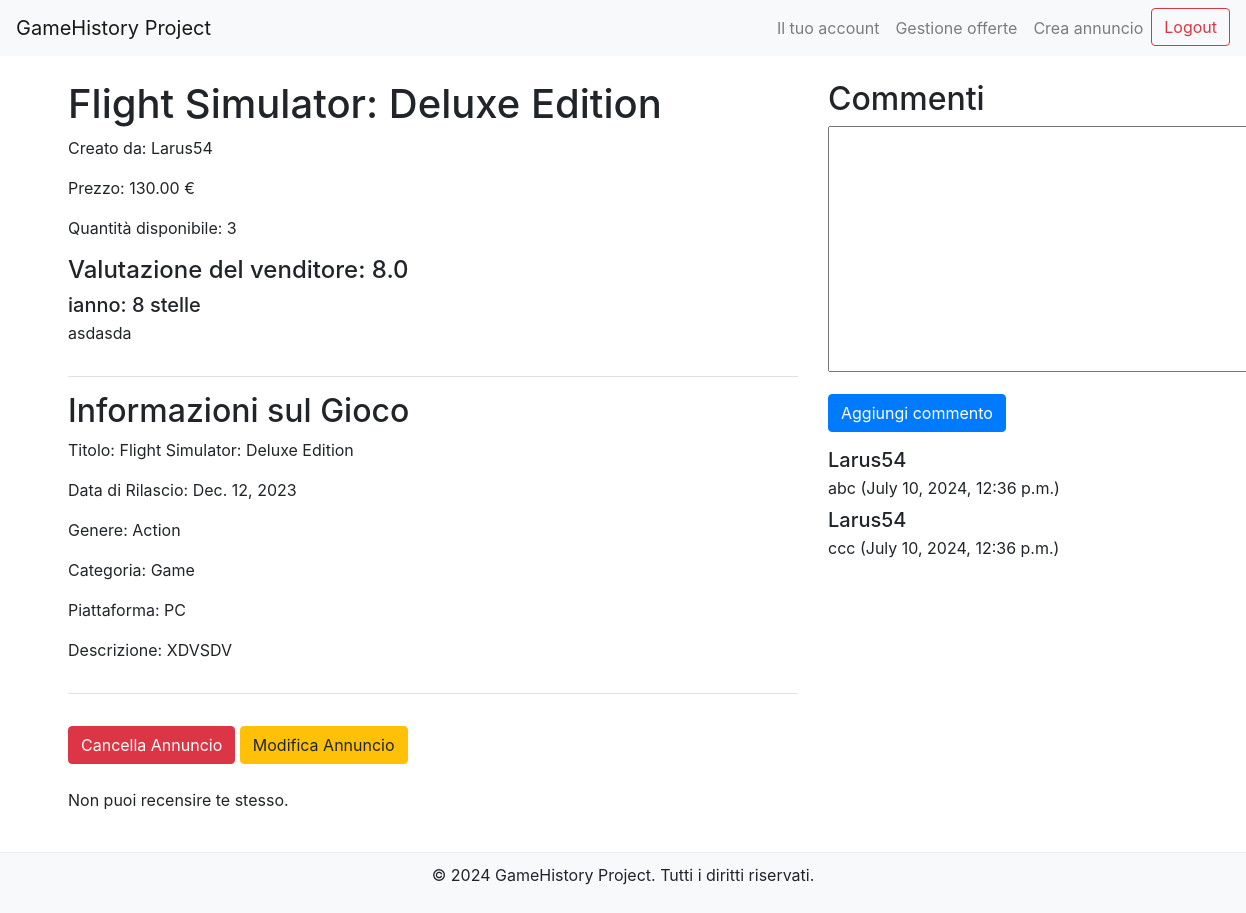
The page /listing/11/ (signed in) on the database its author committed.
### marketplace/models.py (models this page shows, shortened)
class Listing(models.Model):
    user = models.ForeignKey(User, on_delete=models.CASCADE)  # Foreign Key sullo user
    game = models.ForeignKey(Game, on_delete=models.CASCADE)  # Foreign Key sul gioco collegato
    price = models.DecimalField(max_digits=10, decimal_places=2) # campo del prezzo
    quantity = models.PositiveIntegerField(default=1)  # campo della quantità disponibile dell'annuncio
    created_at = models.DateTimeField(auto_now_add=True)  # campo che riguarda la data di pubblicazione)
    is_available = models.BooleanField(default=True)  # campo che riguarda la disponibilità per la visione sulla home principale

class Game(models.Model):
    title = models.CharField(max_length=100)
    release_date = models.DateField()
    genre = models.CharField(max_length=50)
    category = models.CharField(max_length=50)
    platform = models.CharField(max_length=50)
    description = models.TextField()

class Review(models.Model):
    user = models.ForeignKey(User, on_delete=models.CASCADE, related_name='reviews_given')
    seller = models.ForeignKey(User, on_delete=models.CASCADE, related_name='reviews_received')
    rating = models.IntegerField()
    comment = models.TextField(null=True, blank=True)
    created_at = models.DateTimeField(auto_now_add=True)

class Comment(models.Model):
    listing = models.ForeignKey(Listing, on_delete=models.CASCADE, related_name='comments')
    user = models.ForeignKey(User, on_delete=models.CASCADE)
    content = models.TextField()
    created_at = models.DateTimeField(auto_now_add=True)

### marketplace/views.py (the view)
# urls.py: path('listing/<int:listing_id>/', views.listing_detail, name='listing_detail'),
def listing_detail(request, listing_id):
    listing = get_object_or_404(Listing, pk=listing_id)
    comments = listing.comments.all()
    reviews = Review.objects.filter(seller=listing.user)
    average_rating = reviews.aggregate(models.Avg('rating'))['rating__avg']
    if request.user == listing.user:
        is_owner = True
    else:
        is_owner = False
    if request.method == 'POST':
        if request.user.is_authenticated:
            form = CommentForm(request.POST)
            if form.is_valid():
                comment = form.save(commit=False)
                comment.listing = listing
                comment.user = request.user
                comment.save()
                return redirect('listing_detail', listing_id=listing.id)
        else:
            return redirect('login')
    else:
        form = CommentForm()
    return render(request, 'marketplace/listing_detail.html', {
        'listing': listing,
        'is_owner': is_owner,
        'comments': comments,
        'form': form,
        'average_rating': average_rating,
        'reviews': reviews,
    })

### marketplace/forms.py
class CommentForm(forms.ModelForm):
    class Meta:
        model = Comment
        fields = ['content']

### marketplace/templates/marketplace/listing_detail.html (shortened to what this page needs)
<!DOCTYPE html>
<html>
<head>
    <link href="https://stackpath.bootstrapcdn.com/bootstrap/4.5.2/css/bootstrap.min.css" rel="stylesheet">
</head>
<body>
    <nav class="navbar navbar-expand-lg navbar-light bg-light">
        <a class="navbar-brand" href="{% url 'home'%}">GameHistory Project</a>
        <div class="collapse navbar-collapse" id="navbarNav">
            <ul class="navbar-nav ml-auto">
                {% if user.is_authenticated %}
                    <li class="nav-item">
                        <a class="nav-link" href="{% url 'user_profile' %}">Il tuo account</a>
                    </li>
                    <li class="nav-item">
                        <a class="nav-link" href="{% url 'manage_offers' %}">Gestione offerte</a>
                    </li>
                    <li class="nav-item">
                        <a class="nav-link" href="{% url 'create_listing' %}">Crea annuncio</a>
                    </li>
                    <li class="nav-item">
                        <form method="post" action="{% url 'logout' %}" class="form-inline">
                            <button type="submit" class="btn btn-outline-danger">Logout</button>
                        </form>
                    </li>
                {% endif %}
            </ul>
        </div>
    </nav>
    <div class="container mt-4">
        <div class="row">
            <div class="col-md-8">
                <div class="product-info">
                    <h1>{{ listing.game.title }}</h1>
                    <p>Creato da: {{ listing.user.username }}</p>
                    <p>Prezzo: {{ listing.price }} €</p>
                    <p>Quantità disponibile: {{ listing.quantity }}</p>
                    <h4>Valutazione del venditore: {{ average_rating|default:"No reviews yet" }}</h4>
                    <ul class="list-unstyled">
                        {% for review in reviews %}
                            <li class="media mb-2">
                                <div class="media-body">
                                    <h5 class="mt-0 mb-1">{{ review.user.username }}: {{ review.rating }} stelle</h5>
                                    {{ review.comment }}
                                </div>
                            </li>
                        {% endfor %}
                    </ul>
                </div>
                <div class="product-info">
                    <h2>Informazioni sul Gioco</h2>
                    <p>Titolo: {{ listing.game.title }}</p>
                    <p>Data di Rilascio: {{ listing.game.release_date }}</p>
                    <p>Genere: {{ listing.game.genre }}</p>
                    <p>Categoria: {{ listing.game.category }}</p>
                    <p>Piattaforma: {{ listing.game.platform }}</p>
                    <p>Descrizione: {{ listing.game.description }}</p>
                </div>
                <div class="row mt-4">
                    <div class="col-md-12">
                        {% if is_owner %}
                            <form action="{% url 'delete_listing' listing.id %}" method="post" class="d-inline-block mt-2">
                                <button type="submit" class="btn btn-danger">Cancella Annuncio</button>
                            </form>
                            <a href="{% url 'edit_listing' listing.id %}" class="btn btn-warning">Modifica Annuncio</a>
                        {% endif %}
                    </div>
                </div>
            </div>
            <div class="col-md-4">
                <h2>Commenti</h2>
                {% if user.is_authenticated %}
                    <form method="post" class="mb-3">
                        <div class="form-group">
                            {{ form.content }}
                        </div>
                        <button type="submit" class="btn btn-primary">Aggiungi commento</button>
                    </form>
                {% else %}
                    <p>Devi essere <a href="{% url 'login' %}">loggato</a> per commentare.</p>
                {% endif %}
                <ul class="list-unstyled mt-3">
                    {% for comment in comments %}
                        <li class="media mb-2">
                            <div class="media-body">
                                <h5 class="mt-0 mb-1">{{ comment.user.username }}</h5>
                                {{ comment.content }} ({{ comment.created_at }})
                            </div>
                        </li>
                    {% endfor %}
                </ul>
            </div>
        </div>
        <div class="row mt-4">
            <div class="col-md-12">
                {% if user.is_authenticated %}
                    {% if user != listing.user %}
                        <a href="{% url 'add_review' listing.id %}" class="btn btn-secondary">Aggiungi una recensione</a>
                    {% else %}
                        <p>Non puoi recensire te stesso.</p>
                    {% endif %}
                {% else %}
                    <p>Devi essere <a href="{% url 'login' %}">loggato</a> per effettuare una recensione e per acquistare.</p>
                {% endif %}
            </div>
        </div>
    </div>
    <footer class="footer">
        <p>&copy; 2024 GameHistory Project. Tutti i diritti riservati.</p>
    </footer>
</body>
</html>

### marketplace/templates/marketplace/listing_detail.html (style rules this page uses)
.product-info { border-bottom: 1px solid #dee2e6; padding-bottom: 15px; margin-bottom: 15px; }
html, body { height: 100%; }
body { display: flex; flex-direction: column; }
.footer { background-color: #f8f9fa; border-top: 1px solid #e9ecef; padding: 10px 0; text-align: center; width: 100%; margin-top: auto; }

### rows shown on the page
Listing: game "Flight Simulator: Deluxe Edition", user.username "Larus54", price "130.00", quantity "3", game.release_date "Dec. 12, 2023", game.genre "Action", game.category "Game", game.platform "PC", game.description "XDVSDV"
Review: user.username "ianno", rating "8", comment "asdasda"
Comment: user.username "Larus54", content "abc", created_at "July 10, 2024, 12:36 p.m."
Comment: user.username "Larus54", content "ccc", created_at "July 10, 2024, 12:36 p.m."

### other values the page prints
{{ average_rating|default:"No reviews yet" }} "8.0"
